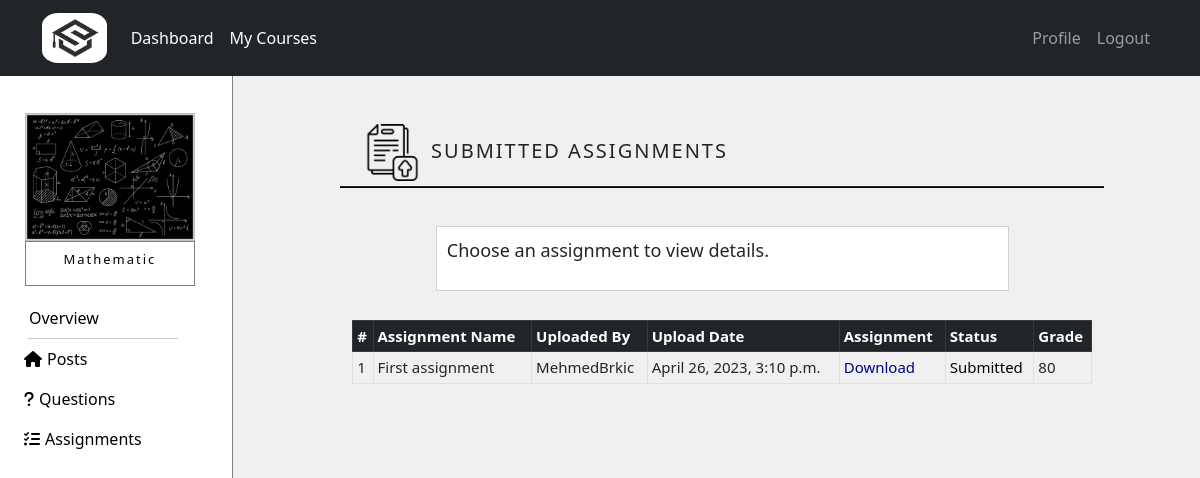
Screenshot of /courses/course/10/assignments (signed in) with the database file from the repository.
### courses/models.py (models this page shows, shortened)
class Course(models.Model):
    name = models.CharField(max_length=50)
    summary = models.CharField(max_length=500)
    image = models.ImageField(upload_to="courses_images",default="courses_images/default.jpg",blank=True)
    overview = models.TextField(null=True,blank=True)
    max_students = models.IntegerField(default=100)
    student_number = models.IntegerField(default=0)

class Assignment(models.Model):
    name = models.CharField(max_length=50)
    created_at = models.DateTimeField(auto_now=True)
    course = models.ForeignKey(Course,related_name='course_assignment',on_delete=models.CASCADE)
    tutor = models.ForeignKey(Tutor,related_name='tutor_assignment',on_delete=models.CASCADE)
    file_assignment = models.FileField(upload_to='assignments')
    class Meta:
        ordering = ['-created_at']

class Tutor(models.Model):
    user = models.OneToOneField(NewUser,on_delete=models.CASCADE,primary_key=True,related_name='Tutor')
    phone = models.IntegerField()
    course = models.ManyToManyField(Course,through="TutorCourse")

class NewUser(AbstractUser):
    is_student = models.BooleanField(default=False)
    is_tutor = models.BooleanField(default=False)

class Submission(models.Model):
    student = models.ForeignKey(Student,related_name='student_submission',on_delete=models.CASCADE)
    assignment = models.ForeignKey(Assignment,related_name='assignment_submission',on_delete=models.CASCADE)
    created_at = models.DateTimeField(auto_now=True)
    file_submission = models.FileField(upload_to='submissions')
    grade = models.IntegerField(null=True,blank=True)
    class Meta:
        ordering = ['-created_at']

### courses/views.py (the view)
# urls.py: path('course/<int:course_id>/assignments',views.view_assignments,name='assignments'),
@login_required
def view_assignments(request,course_id):
   if is_enrolled(request.user, course_id) is False:
      return HttpResponse('<html><body><h2 style="font-weight: lighter">Your do not have access to view this page!</h2><body></html>')
   course = get_object_or_404(Course,pk=course_id)
   assignments = Assignment.objects.filter(course=course)
   return render(request,'courses/assignments_details.html',{'course':course,'assignments':assignments})

### courses/templatetags/tag.py (called while the page is built)
@register.simple_tag
def getSubmissionsByUser(user):
    student = get_object_or_404(Student,user=user)
    submissions = Submission.objects.filter(student=student)
    return submissions

@register.simple_tag
def getAssignmentsBySubmissions(submissions):
    assignment_list = [x.assignment for x in submissions]
    return assignment_list

@register.filter
def getGrade(list, assignment):
    for s in list:
        if s.assignment.pk is assignment.pk:
            if s.grade is None:
                return 'Not graded'
            else:
                return s.grade
    return 'Not graded'

### courses/views.py (called while the page is built)
def is_enrolled(user, course_id):
   course = get_object_or_404(Course,pk=course_id)
   if user.is_tutor:
      tutor_courses = TutorCourse.objects.filter(course=course,tutor=user.Tutor)
      return tutor_courses.exists()
   else:
      student_courses = StudentCourse.objects.filter(course=course,student=user.Student)
      return student_courses.exists()

### templates/courses/assignments_details.html
{% extends 'courses/course.html' %}
{% block courseContent %}
{% load static %}
<div style="margin-left: auto; margin-right: auto; width:75%; margin-top: 5%; position: relative; margin-bottom: 5px;">
  <img class="col-sm-4 col-md-4 col-lg-4" src="{% static 'img/submitted.png' %}"
       style="width:8%;">
  <div class="col-sm-8 col-md-8 col-lg-8 availableCourses">
    <h5 class="title">SUBMITTED ASSIGNMENTS</h5>
  </div>
</div>
<hr style="width: 80%; margin-left: auto; margin-right: auto; background-color: black;
           opacity: 1; margin-top: 0; margin-bottom: 4%; height: 2px;">
{% if course %}
  <div class="row" style="width:60%; margin-left: auto; margin-right: auto; margin-top: 3%; margin-bottom: 3%;">
      {% block submissionBlock %}
      <div class="card" style="border-radius: 0; padding: 10px;">
        <p style="font-size: large;">Choose an assignment to view details.</p>
      </div>
      {% endblock %}
  </div>
  <div class="row positionCenter" style="margin-top: 2%; margin-bottom: 3%;">
    <div class="table-responsive">
        <table class="table table-sm table-bordered" style="font-size:15px; min-width: 600px;">
            <thead class="table-dark">
              <tr>
                <th scope="col">#</th>
                <th scope="col">Assignment Name</th>
                <th scope="col">Uploaded By</th>
                <th scope="col">Upload Date</th>
                <th scope="col">Assignment</th>
                <th scope="col">Status</th>
                <th scope="col">Grade</th>
              </tr>
            </thead>
            <tbody>
                  {% for assignment in assignments %}
                  <tr>
                      <td scope="row">{{ forloop.counter }}</td>
                      <td>{{assignment.name}}</td>
                      <td>{{assignment.tutor.user.username}}</td>
                      <td>{{assignment.created_at}}</td>
                      <td><a class="hoverTextRed" href="{{ assignment.file_assignment.url }}" style="text-decoration: none; color: darkblue;"
                             target="_blank">Download</a></td>
                    {% load tag %}
                    {% getSubmissionsByUser user as submissions %}
                    {% getAssignmentsBySubmissions submissions as assignment_list %}
                    {% if assignment in assignment_list %}
                      <td>
                        <form action="{% url 'submit_assignment' course_id=course.pk assignment_id=assignment.pk %}" method="GET">
                          <button style="all: unset; cursor: pointer;" name="submitted_button"
                                  type="submit" value="Submitted">
                                <a class="hoverText" style="text-decoration: none; color: black;">Submitted
                                </a>
                          </button>
                        </form>
                      </td>
                      <td>{{ submissions|getGrade:assignment }}</td>
                    {% else %}
                      <td><a class="hoverTextRed" href="{% url 'submit_assignment' course_id=course.pk assignment_id=assignment.pk %}"
                        style="text-decoration: none; color: darkblue;">Submit</a></td>
                        <td>Not graded</td>
                    {% endif %}
                  </tr>
                  {% endfor%}
            </tbody>
      </table>
    </div>
  </div>
{% endif %}
{% endblock %}

### templates/courses/course.html (shortened to what this page needs)
{% extends 'courses/dashboard.html' %}
{% block content_courses %}
{% load static %}
{% if course %}
<div class="row no-gutters">
  <div id="left-gutter" class="col-sm-1 col-md-2 col-lg-2 no-gutters" style="width: 20%; height: 100vh; background-color: white; padding: 0; border-right: 1px solid gray;">
    <div class="card" style="width: 70%; margin-top: 15%;
                             margin-left: auto; margin-right: auto; border: none;">
      <img src="{{course.image.url}}" class="card-img-top" style="border-radius: 0%;" alt="Cover">
        <div class="card-body" style="border: 1px solid gray; padding: 10px 0px 10px 0px;">
          <h4 class="card-title courseDetails courseTitle"
              style="text-align: center; color: black; letter-spacing: 2px; font-weight: lighter;">{{course.name}}</h4>
        </div>
    </div>
    <div class="nav flex-column" style="margin-top: 5%; width: 100%;">
      <div id="miniMeni">
        <a class="nav-link hoverMeni" href="{% url 'overview' course_id=course.pk %}" style="color: black;">
          Overview
        </a>
        <hr id="line">
        {% if user.is_student %}
        <a class="nav-link hoverMeni" href="{% url 'course' course_id=course.pk %}" style="color: black;">
          <i class="fa-solid fa-house" style="margin-right: 5px;"></i>Posts
        </a>
        {% else %}
        <a class="nav-link hoverMeni" href="{% url 'tutor_course' course_id=course.pk %}" style="color: black;">
          <i class="fa-solid fa-house" style="margin-right: 5px;"></i>Posts
        </a>
        {% endif %}
        <a class="nav-link hoverMeni" href="{% url 'view_questions_tutor' course_id=course.pk %}" style="color: black;">
          <i class="fa-solid fa-question" style="margin-right: 5px;"></i>Questions
        </a>
        <a class="nav-link hoverMeni" href="{% url 'assignment_overview' course_id=course.pk %}" style="color: black;">
          <i class="fa-solid fa-list-check" style="margin-right: 5px;"></i>Assignments
        </a>
      </div>
    </div>
  </div>
  <div id="right-gutter" class="col-sm-11 col-md-10 col-lg-10 no-gutters">
    {% block courseContent%}{% endblock %}
  </div>
</div>
{% endif %}
{% endblock %}

### static/css/style.css (style rules this page uses)
html { scroll-behavior: smooth; }
*, *:before, *:after { box-sizing: border-box; }
body { margin: 0; padding: 0; }

### static/css/login.css (style rules this page uses)
.availableCourses { position:absolute; bottom: 10px; display: inline-block; }
.title { margin-left: 2%; letter-spacing: 2px; }
.courseDetails { opacity: 0.99; color: white; }
.positionCenter { margin-left: auto; margin-right: auto; width: 80%; }

### templates/courses/course.html (style rules this page uses)
@media screen and (min-width: 1000px) { body { overflow-x: hidden; overflow-y: hidden; } }
#miniMeni { margin-left: 50px; }
#line { width: 200px; margin-left: 10px; margin-right: auto; margin-top: 0px; margin-bottom: 0px; }
#right-gutter { width: 80%; height: 100vh; overflow: scroll; }
@media screen and (min-width: 900px) and (max-width: 1400px) { #miniMeni { margin-left: 20px; } }
@media screen and (min-width: 900px) and (max-width: 1400px) { #line { width: 150px; margin-left: 20px; } }
@media screen and (min-width: 900px) and (max-width: 1400px) { .courseTitle { font-size: small; } }

### rows the page displays
Course: image (picture), name "Mathematic"
Assignment: name "First assignment", tutor.user.username "MehmedBrkic", created_at "April 26, 2023, 3:10 p.m."
Submission: assignment+grade "80"
